Frame 1 (no input): blank canvas, image omitted
Frame 60 (the mouse pressed at the canvas centre just before this capture): blank canvas, image omitted
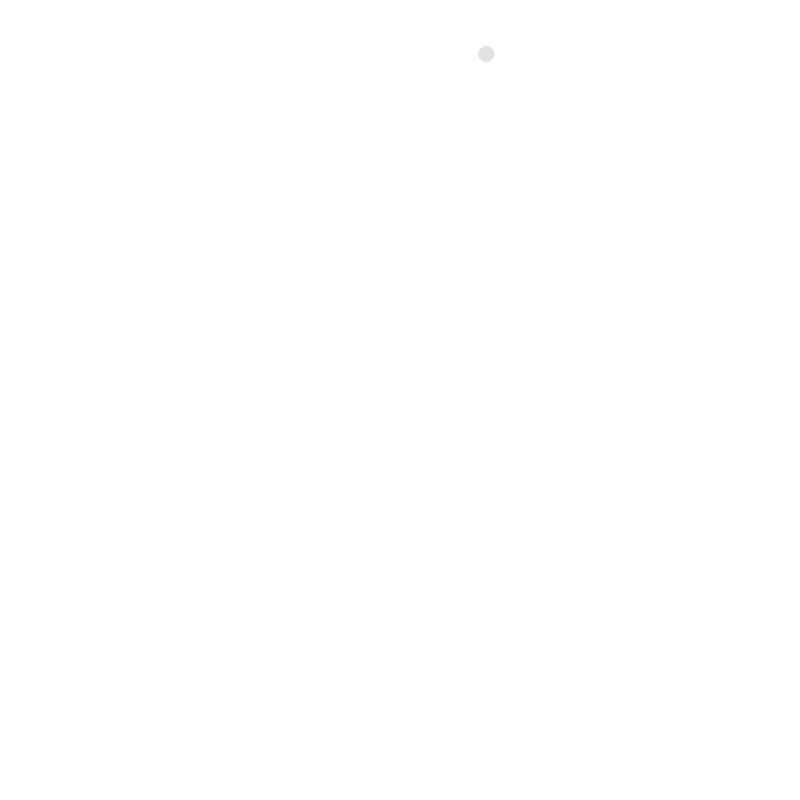
Frame 120 (the mouse held since frame 60 and released just before this capture)

The Processing sketch whose frames 1 and 60 were blank and that drew this single picture after the mouse press (run headless with seeded random() and noise(); from frame 60 on, the mouse is pressed at the canvas centre):

// Processing sketch: Balloon
// ── Balloon.pde
Mover mover;
float xoff;

void setup() {
    size(800, 800);  
    xoff = 0.0;
    mover = new Mover();
}

void draw() {
    background(255);
    // if mousePressed, as time changed, use perlin noise as PVector input
    if (mousePressed) {
        xoff += 0.01;
        println(xoff);
        PVector wind = new PVector(noise(xoff), 0);
        mover.applyForce(wind);
    }

    PVector g = new PVector(0, -0.1);
    mover.applyForce(g);
    mover.update();
    mover.display();

};

// ── Mover.pde
class Mover{
    PVector loc;
    PVector acc;
    PVector vel;
    float mass;

    Mover(){
        loc = new PVector(width/2, height - 20);
        vel = new PVector(0, 0);
        acc = new PVector(0, 0);
        mass = 1;
    }
    
    void update(){
        this.checkEdge();
        vel.add(acc);
        loc.add(vel);
        acc.mult(0);
        
    }

    void display(){
        noStroke();
        fill(0, 30);
        ellipse(loc.x, loc.y, 16, 16);
    }

    void applyForce(PVector force){
        PVector f = PVector.div(force, mass);
        acc.add(f);
    }

    void checkEdge(){
        if (loc.y > height || loc.y < 0) {
            vel.y *= -1;
        }

        if (loc.x > width || loc.x < 0) {
            vel.x *= -1;
        }
    }

}
